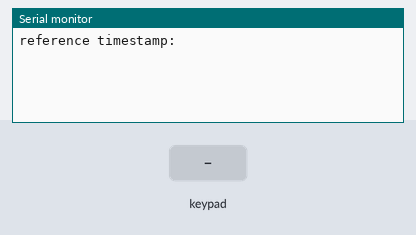
This sketch was run on a simulated Arduino Uno, built with avr-gcc and run on an emulated ATmega328P. Shown: the last lines printed to the serial monitor. The inputs (shaded band) are chosen by the test bench. Uploads are accepted with an empty reply.

Above: at 5.0 s.
5.1 s: key '1' pressed
At 6.3 s:
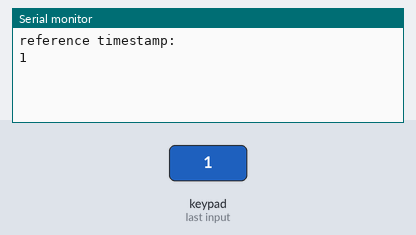
6.6 s: keypad keys 8 7 6 5 # pressed 0.4 s apart
At 8.9 s:
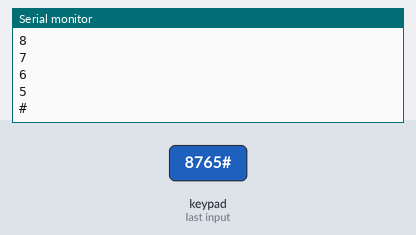
10.1 s: key '*' pressed
At 11.3 s:
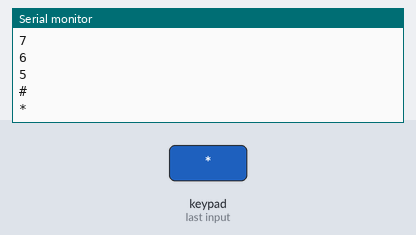
11.6 s: keypad keys 9 3 2 pressed 0.4 s apart
At 13.3 s:
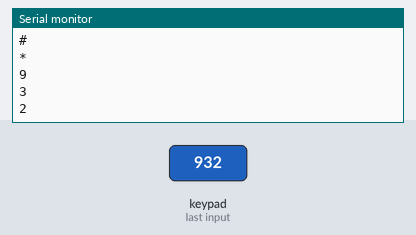
Timing chart, 0 to 14.8 s (numbered marks = the images above; inputs shaded):
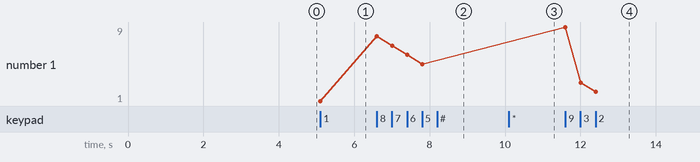

The sketch:

keylogging.ino
```cpp
/*
  @author Tony Beltramelli www.tonybeltramelli.com - created 19/09/15
*/

#include <Ethernet.h>
#include <SPI.h>
#include <Keypad.h>

#include "KeyLoggingTrainer.h"

byte mac[] = {  0x90, 0xA2, 0xDA, 0x0D, 0xA3, 0xED };

byte serverAddress[] = { 192, 168, 52, 231 };
int serverPort = 8000;

const byte ROWS = 4;
const byte COLS = 3;

char keys[ROWS][COLS] = {
  {'1','2','3'},
  {'4','5','6'},
  {'7','8','9'},
  {'*','0','#'}
};

byte rowPins[ROWS] = {8, 7, 6, 5};
byte colPins[COLS] = {9, 3, 2};

Keypad keypad = Keypad(makeKeymap(keys), rowPins, colPins, ROWS, COLS);
KeyLoggingTrainer trainer = KeyLoggingTrainer();

void setup()
{
  Serial.begin(9600);
  while (!Serial);

  trainer.setup(mac);

  delay(2000);

  String timestamp = trainer.sendData(serverAddress, serverPort, "t", false);
  Serial.println("reference timestamp: "+timestamp);
  trainer.setReferenceTime(timestamp);
}

void loop()
{
  char key = keypad.getKey();

  if (key)
  {
    String label = String(int(key));
    Serial.println(key);
    trainer.sendData(serverAddress, serverPort, trainer.getJSON(label), true);
  }
}
```

KeyLoggingTrainer.h
```cpp
/*
  @author Tony Beltramelli www.tonybeltramelli.com - created 19/09/15
*/

#ifndef KeyLoggingTrainer_h
#define KeyLoggingTrainer_h

#include <Arduino.h>
#include <Ethernet.h>
#include <SPI.h>

class KeyLoggingTrainer
{
    public:
        void setup(byte mac[]);
        String sendData(byte serverAddress[], int serverPort, String data, boolean ignoreResponse);
        String getJSON(String label);
        void setReferenceTime(String timestamp);
    private:
        EthernetClient _client;
        unsigned long _startTime;
        unsigned long _delay;
        unsigned long _referenceTime;
        String _head;
        //
        String _getTimestamp();
};

#endif
```

Measured:
- after the input at 5.1 s, the serial monitor: prints a new line at once (image 1)
- after the input at 6.6 s, the serial monitor: prints a new line at once (image 2)
- after the input at 10.1 s, the serial monitor: prints a new line at once (image 3)
- after the input at 11.6 s, the serial monitor: prints a new line at once (image 4)
- plotted number 1: 1 → 5 after the input at 6.6 s, 5 → 2 after the input at 11.6 s
